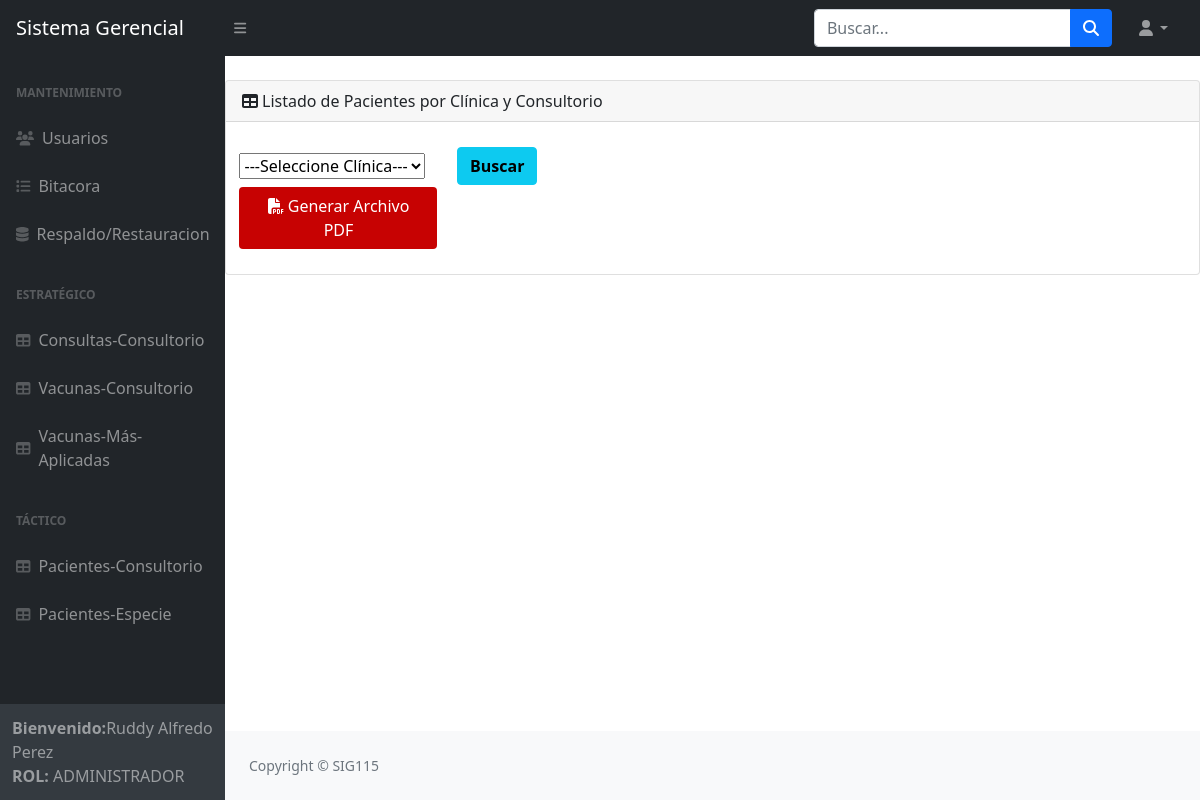
The page /pacientes_consultorio/ (signed in) on the database its author committed.
### SistemaGerencial/models.py (models this page shows)
class User(AbstractUser):
    ROL = (('administrador','Administrador'),('estrategico', 'Estrategico'), ('tactico', 'Tactico'))
    rol = models.CharField(max_length=20, choices=ROL, blank=True, help_text='')

### SistemaGerencial/views.py (the view, shortened to what this page needs)
# urls.py: path('pacientes_consultorio/', pacientes_consultorio, name="pacientes_consultorio"),
@login_required
def pacientes_consultorio(request):
    fec = request.GET.get('buscarFecha')  # Filtro por fecha
    cli = request.GET.get('buscarClinica')  # Filtro por clinica
    clinicas = Clinica.objects.all()
    pacientes = Paciente.objects.all()
    context = {'clinicas': clinicas}
    if request.user is not None and request.user.is_superuser == 1 or request.user.rol == 'administrador' or request.user.rol == 'tactico':
        return render(request, 'Salidas_Tacticas/pacientes_consultorio.html', context)
    else:
        return render(request, 'usuario/401.html')

### SistemaGerencial/templates/Salidas_Tacticas/pacientes_consultorio.html (shortened to what this page needs)
{% extends 'base.html' %}
{% load static %}
{% block content %}
    <br>
        <div class="card">
            <div class="card-header">
                <i class="fas fa-table me-1"></i>Listado de Pacientes por Clínica y Consultorio
            </div>&nbsp;
            <div class="d-flex justify-content start">&nbsp;&nbsp;&nbsp;
                <form role="form" method="get" >
                    <div>
                        <table>
                            <tr>
                                <td width="200">
                                    <select name="buscarClinica" class="form-contol">
                                        <option value = "0" >---Seleccione Clínica---</option>
                                    </select>
                                </td>
                                <td width="100" align="right">
                                    <button type="submit" class="btn btn-info" ><B>Buscar</B></button>
                                </td>
                            </tr>
                            <tr>
                                <td style="text-align:left;">
                                    <a href="{% url 'reporte_PacientesConsultorio' %}" class="btn"
                                       style="color:white; background-color:rgb(199, 2, 2)"><i class="fa fa-file-pdf" aria-hidden="true"></i>  Generar Archivo PDF</a>
                                </td>
                            </tr>
                        </table>
                        <br>
                    </div>
                </form>
            </div>
        </div>
{% endblock content%}

### SistemaGerencial/templates/base.html (shortened to what this page needs)
<!DOCTYPE html>
<html lang="en">
    <head>
        <link href="https://cdn.jsdelivr.net/npm/simple-datatables@latest/dist/style.css" rel="stylesheet" />
        {% load static %}
		<link rel="stylesheet" href="{% static 'css/styles.css' %}">
    </head>
    <body class="sb-nav-fixed">
        <nav class="sb-topnav navbar navbar-expand navbar-dark bg-dark">
            <a class="navbar-brand ps-3" href="{% url 'index'%}">Sistema Gerencial</a>
            <button class="btn btn-link btn-sm order-1 order-lg-0 me-4 me-lg-0" id="sidebarToggle" href="#!"><i class="fas fa-bars"></i></button>
            <form class="d-none d-md-inline-block form-inline ms-auto me-0 me-md-3 my-2 my-md-0">
                <div class="input-group">
                    <input class="form-control" type="text" placeholder="Buscar..." aria-label="Search for..." aria-describedby="btnNavbarSearch" />
                    <button class="btn btn-primary" id="btnNavbarSearch" type="button"><i class="fas fa-search"></i></button>
                </div>
            </form>
            <ul class="navbar-nav ms-auto ms-md-0 me-3 me-lg-4">
                <li class="nav-item dropdown">
                    <a class="nav-link dropdown-toggle" id="navbarDropdown" href="#" role="button" data-bs-toggle="dropdown" aria-expanded="false"><i class="fas fa-user fa-fw"></i></a>
                </li>
            </ul>
        </nav>
        <div id="layoutSidenav">
            <div id="layoutSidenav_nav">
                <nav class="sb-sidenav accordion sb-sidenav-dark" id="sidenavAccordion">
                    <div class="sb-sidenav-menu">
                        <div class="nav">
                            <div class="sb-sidenav-menu-heading">Mantenimiento</div>
                            <a class="nav-link" href="{% url 'listarUsuario'%}">
                                <div class="sb-nav-link-icon"><i class="fa fa-users"></i></div>
                                Usuarios
                            </a>
                            <a class="nav-link" href="{% url 'listado_bitacora'%}">
                                <div class="sb-nav-link-icon"><i class="fa fa-list"></i></div>
                                Bitacora
                            </a>
                            <a class="nav-link" href="{% url 'respaldo_restauracion'%}">
                                <div class="sb-nav-link-icon"><i class="fa fa-database"></i></div>
                                Respaldo/Restauracion
                            </a>
                            <div class="sb-sidenav-menu-heading">Estratégico</div>
                            <a class="nav-link" href="{% url 'consultas_consultorio'%}">
                                <div class="sb-nav-link-icon"><i class="fas fa-table"></i></div>
                                Consultas-Consultorio
                            </a>
                            <a class="nav-link" href="{% url 'vacunas_consultorio'%}">
                                <div class="sb-nav-link-icon"><i class="fas fa-table"></i></div>
                                Vacunas-Consultorio
                            </a>
                            <a class="nav-link" href="{% url 'vacunas_populares_consultorio'%}">
                                <div class="sb-nav-link-icon"><i class="fas fa-table"></i></div>
                                Vacunas-Más-Aplicadas
                            </a>
                            <div class="sb-sidenav-menu-heading">Táctico</div>
                            <a class="nav-link" href="{% url 'pacientes_consultorio'%}">
                                <div class="sb-nav-link-icon"><i class="fas fa-table"></i></div>
                                Pacientes-Consultorio
                            </a>
                            <a class="nav-link" href="{% url 'pacientes_especie_consultorio'%}">
                                <div class="sb-nav-link-icon"><i class="fas fa-table"></i></div>
                                Pacientes-Especie
                            </a>
                        </div>
                    </div>
                    <div class="sb-sidenav-footer">
                        {% if request.user.is_authenticated %}
                        <div><strong>Bienvenido:</strong>{{user.first_name}} {{user.last_name}}</div>
                            <div><strong>ROL: </strong>{{user.rol.upper}} </div>
                    </div>
			            {% endif %}
                </nav>
            </div>
            <div id="layoutSidenav_content">
                {% block content %}{% endblock content%}
                <footer class="py-4 bg-light mt-auto">
                    <div class="container-fluid px-4">
                        <div class="d-flex align-items-start justify-content-start small">
                            <div class="text-muted">Copyright &copy; SIG115</div>
                        </div>
                    </div>
                </footer>
            </div>
        </div>
    </body>
</html>

### rows shown on the page
User: first_name "Ruddy Alfredo", last_name "Perez", rol "ADMINISTRADOR"
